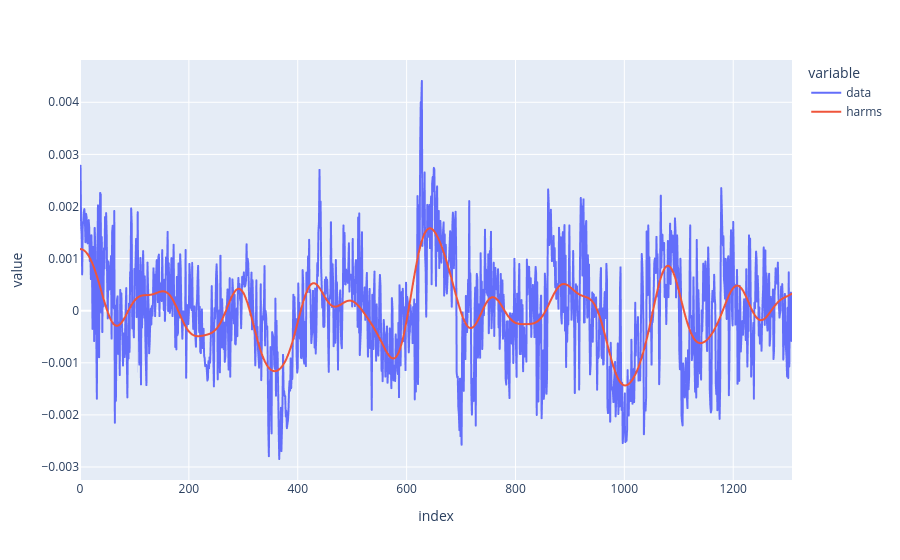

Notebook source saved alongside this figure:
### Code cell
line({'data':mix_dBX.process_coefs['a'],'harms':h})

### Figure 1 — Plotly figure (JSON) as saved in the notebook; plotly's stock layout.template omitted (floating-point values rounded to 4 significant figures; data arrays with more than 128 entries replaced by an {"elided": "..."} marker saying what was removed)
{"data": [{"hovertemplate": "variable=data<br>index=%{x}<br>value=%{y}<extra></extra>", "legendgroup": "data", "line": {"color": "#636efa", "dash": "solid"}, "marker": {"symbol": "circle"}, "mode": "lines", "name": "data", "showlegend": true, "type": "scattergl", "x": {"elided": "1309 int values"}, "xaxis": "x", "y": {"elided": "1309 float values"}, "yaxis": "y"}, {"hovertemplate": "variable=harms<br>index=%{x}<br>value=%{y}<extra></extra>", "legendgroup": "harms", "line": {"color": "#EF553B", "dash": "solid"}, "marker": {"symbol": "circle"}, "mode": "lines", "name": "harms", "showlegend": true, "type": "scattergl", "x": {"elided": "1309 int values"}, "xaxis": "x", "y": {"elided": "1309 float values"}, "yaxis": "y"}], "layout": {"legend": {"title": {"text": "variable"}, "tracegroupgap": 0}, "margin": {"t": 60}, "xaxis": {"anchor": "y", "domain": [0, 1], "title": {"text": "index"}}, "yaxis": {"anchor": "x", "domain": [0, 1], "title": {"text": "value"}}}}
